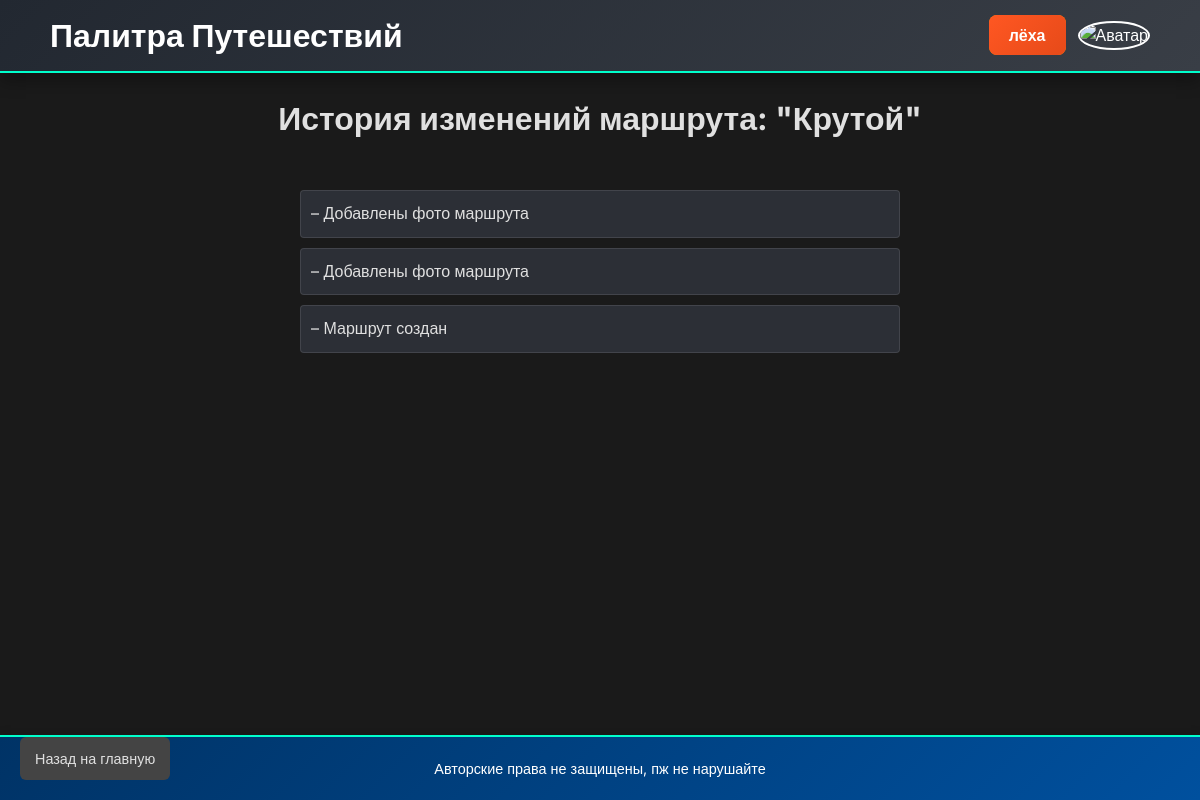
/route/4/history (signed in), run on an earlier commit of the app's database.
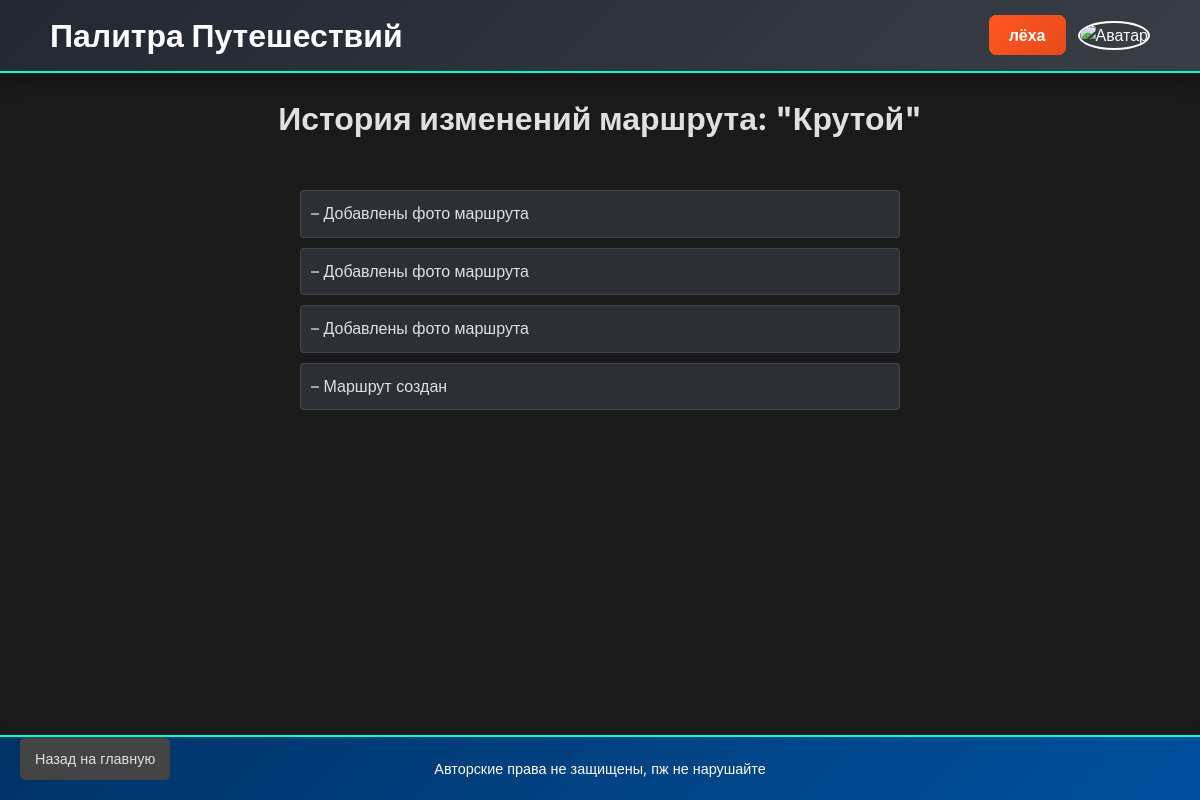
And on a later commit of the database.
### app.py (models this page shows, shortened)
class User(db.Model, UserMixin):
    id = db.Column(db.Integer, primary_key=True)
    username = db.Column(db.String(50), unique=True, nullable=False)
    password = db.Column(db.String(200), nullable=False)
    avatar_url = db.Column(db.String(300))
    is_moderator = db.Column(db.Boolean, default=False)
    is_admin = db.Column(db.Boolean, default=False)

class Route(db.Model):
    __tablename__ = 'route'
    id = db.Column(db.Integer, primary_key=True)
    title = db.Column(db.String(100), nullable=False)
    description = db.Column(db.Text)
    is_private = db.Column(db.Boolean, default=False)
    moderated = db.Column(db.Boolean, default=False)
    user_id = db.Column(db.Integer, db.ForeignKey('user.id'))
    photos = db.relationship('Photo', backref='route', lazy=True)
    comments = db.relationship('Comment', backref='route', lazy=True)
    changes = db.relationship('ChangeHistory', backref='route', lazy=True)
    landmarks = db.relationship('Landmark', backref='route', lazy=True)
    points = db.Column(db.Text, nullable=True)
    allMarkers = db.Column(db.Text, nullable=True)
    ratings = db.relationship('Rating', backref='route', lazy='dynamic')

class ChangeHistory(db.Model):
    id = db.Column(db.Integer, primary_key=True)
    change_desc = db.Column(db.Text)
    route_id = db.Column(db.Integer, db.ForeignKey('route.id'))
    session = db.Column(db.String(100), nullable=True)

### app.py (the view)
@app.route('/route/<int:route_id>/history')
@login_required
def route_history(route_id):
    route = Route.query.get_or_404(route_id)
    if route.user_id != current_user.id and not current_user.is_admin:
        flash("У вас нет доступа к просмотру истории этого маршрута")
        return redirect(url_for('index'))
    histories = sorted(route.changes, key=lambda h: h.id, reverse=True)
    return render_template('history.html', route=route, histories=histories)

### app.py (called while the page is built)
@login_manager.user_loader
def load_user(user_id):
    return User.query.get(int(user_id))

### templates/history.html (shortened to what this page needs)
<!DOCTYPE html>
<html lang="ru">
<head>
  <link rel="stylesheet" href="{{ url_for('static', filename='css/styles.css') }}">
</head>
<body>
  <header>
    <div class="header-container">
      <div class="site-title">
        <h1>Палитра Путешествий</h1>
      </div>
      <div class="user-actions">
        {% if current_user.is_authenticated %}
          <div class="user-info">
            <div class="user-details">
              <a class="profile-link" href="{{ url_for('user_profile', user_id=current_user.id) }}">
                {{ current_user.username }}
              </a>
            </div>
            <div class="avatar">
              {% if current_user.avatar_url %}
                <img src="{{ current_user.avatar_url }}" alt="Аватар">
              {% else %}
                <img src="{{ url_for('static', filename='images/default-avatar.png') }}" alt="Аватар">
              {% endif %}
            </div>
          </div>
        {% else %}
          <a class="login-btn" href="{{ url_for('login') }}">Войти</a>
        {% endif %}
      </div>
    </div>
  </header>
  <main>
    {% if histories %}
      <h1>История изменений маршрута: "{{ route.title }}"</h1>
      <br>
      <ul class="history-list">
        {% for history in histories %}
          <li>– {{ history.change_desc }}</li>
        {% endfor %}
      </ul>
    {% else %}
      <p>История изменений отсутствует.</p>
    {% endif %}
    <a class="back btn" href="{{ url_for('index') }}">Назад на главную</a>
  </main>
  <footer>
    <p>Авторские права не защищены, пж не нарушайте</p>
  </footer>
</body>
</html>

### static/css/styles.css (style rules this page uses)
* { margin: 0; padding: 0; box-sizing: border-box; }
html { height: 100%; }
body { height: 100%; display: flex; flex-direction: column; font-family: 'Inter', sans-serif; background: #1a1a1a; color: #e0e0e0; line-height: 1.6; }
header { background: linear-gradient(135deg, #222831, #393e46); color: #fff; padding: 10px 0; box-shadow: 0 8px 16px rgba(0, 0, 0, 0.3); border-bottom: 2px solid #00ffcc; }
.user-info { display: flex; justify-content: flex-start; align-items: center; gap: 12px; }
.header-container { display: flex; justify-content: space-between; align-items: center; max-width: 1100px; margin: 0 auto; }
.site-title { display: flex; justify-content: flex-start; align-items: center; gap: 12px; }
.create-route-btn, .profile-link, .login-btn, .admin-btn { background: linear-gradient(135deg, #ff5722, #e64a19); color: #fff; padding: 10px 20px; border-radius: 8px; text-decoration: none; font-weight: 600; transition: background 0.3s, transform 0.3s, box-shadow 0.3s; }
footer p { color: #ffffff; font-size: 0.9em; }
.profile-link, .login-btn { background-color: #ff8c00; color: #fff; padding: 10px 20px; border-radius: 8px; text-decoration: none; font-weight: 600; transition: background-color 0.2s, transform 0.2s, box-shadow 0.2s; }
.avatar img { width: 50px; height: 50px; border-radius: 50%; object-fit: cover; border: 2px solid #fff; transition: transform 0.2s; }
main { max-width: 1200px; margin: 20px auto; padding: 0 15px; flex: 1; }
.btn { display: inline-block; background-color: #228b22; color: #fff; border: none; padding: 8px 12px; border-radius: 8px; margin: 5px; cursor: pointer; font-size: 0.9em; transition: background-color 0.2s, transform 0.2s, box-shadow 0.2s; }
footer { background: linear-gradient(135deg, #003366, #00509e); color: #fff; text-align: center; padding: 20px; margin-top: auto; box-shadow: 0 -4px 6px rgba(0, 0, 0, 0.1); border-top: 2px solid #00ffcc; }
.back.btn { position: fixed; bottom: 15px; left: 15px; background: #444; color: #e0e0e0; padding: 10px 15px; border-radius: 6px; font-size: 0.9em; text-decoration: none; z-index: 1000; transition: background 0.2s, transform 0.2s; }
.history-list { margin: 20px auto; max-width: 600px; padding: 0; list-style: none; }
.history-list li { background: #2c2f36; padding: 10px; margin-bottom: 10px; border-radius: 4px; border: 1px solid rgba(255, 255, 255, 0.1); color: #e0e0e0; }
a { text-decoration: none; color: inherit; }

What changed in the data, as far as the page shows it:
added ChangeHistory: change_desc "Добавлены фото маршрута"
